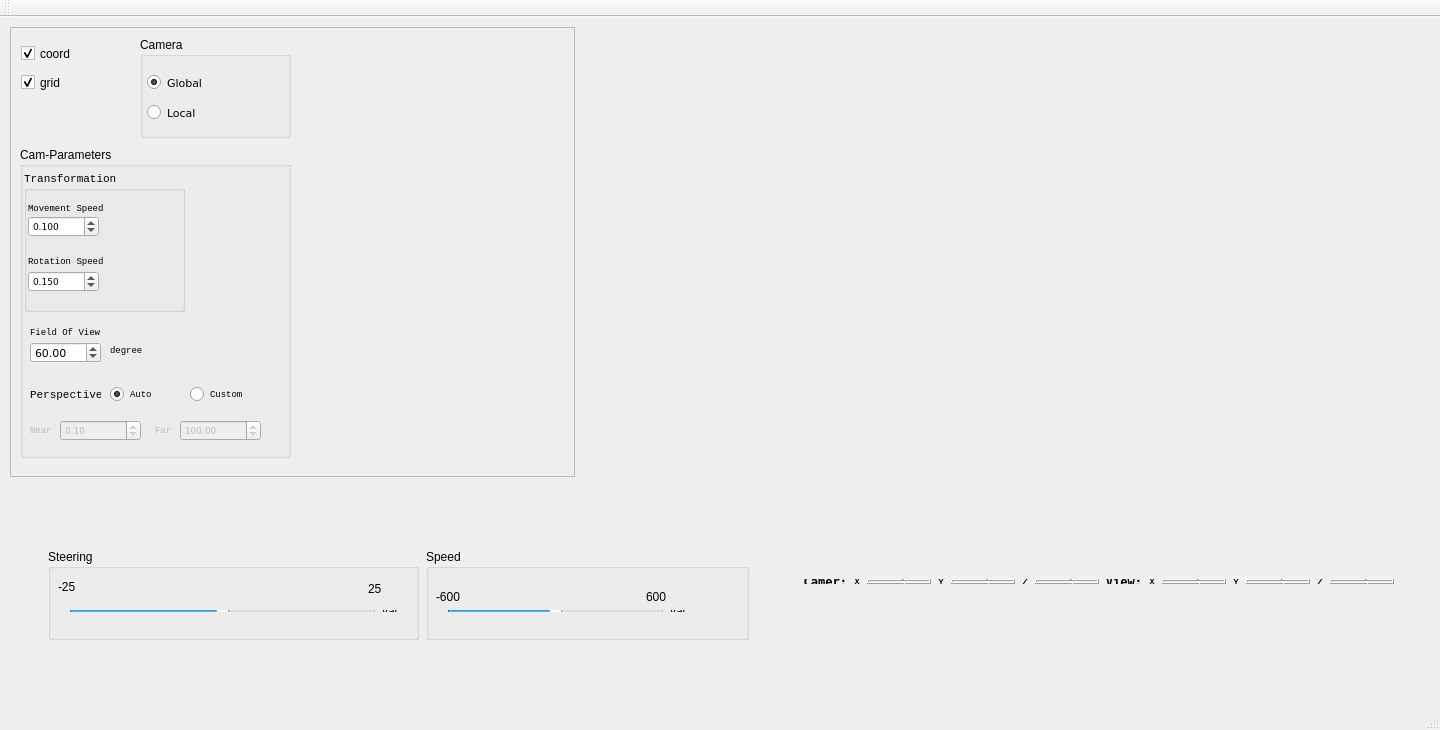
<?xml version="1.0" encoding="UTF-8"?>
<ui version="4.0">
 <class>win_mainliner</class>
 <widget class="QMainWindow" name="win_mainliner">
  <property name="enabled">
   <bool>true</bool>
  </property>
  <property name="geometry">
   <rect>
    <x>0</x>
    <y>0</y>
    <width>1440</width>
    <height>730</height>
   </rect>
  </property>
  <property name="minimumSize">
   <size>
    <width>1440</width>
    <height>730</height>
   </size>
  </property>
  <property name="maximumSize">
   <size>
    <width>16777215</width>
    <height>16777215</height>
   </size>
  </property>
  <property name="windowTitle">
   <string>win_mainliner</string>
  </property>
  <widget class="QWidget" name="centralWidget">
   <widget class="QWidget" name="Place_Tracker" native="true">
    <property name="enabled">
     <bool>true</bool>
    </property>
    <property name="geometry">
     <rect>
      <x>581</x>
      <y>10</y>
      <width>800</width>
      <height>500</height>
     </rect>
    </property>
    <property name="sizePolicy">
     <sizepolicy hsizetype="Fixed" vsizetype="Fixed">
      <horstretch>0</horstretch>
      <verstretch>0</verstretch>
     </sizepolicy>
    </property>
    <property name="minimumSize">
     <size>
      <width>800</width>
      <height>500</height>
     </size>
    </property>
    <property name="maximumSize">
     <size>
      <width>800</width>
      <height>500</height>
     </size>
    </property>
   </widget>
   <widget class="QFrame" name="frame_4">
    <property name="geometry">
     <rect>
      <x>10</x>
      <y>466</y>
      <width>1421</width>
      <height>200</height>
     </rect>
    </property>
    <property name="sizePolicy">
     <sizepolicy hsizetype="Preferred" vsizetype="Preferred">
      <horstretch>0</horstretch>
      <verstretch>0</verstretch>
     </sizepolicy>
    </property>
    <property name="minimumSize">
     <size>
      <width>1421</width>
      <height>101</height>
     </size>
    </property>
    <property name="maximumSize">
     <size>
      <width>16777215</width>
      <height>200</height>
     </size>
    </property>
    <property name="frameShape">
     <enum>QFrame::NoFrame</enum>
    </property>
    <property name="frameShadow">
     <enum>QFrame::Raised</enum>
    </property>
    <widget class="QWidget" name="layoutWidget_2">
     <property name="geometry">
      <rect>
       <x>10</x>
       <y>20</y>
       <width>1404</width>
       <height>171</height>
      </rect>
     </property>
     <layout class="QHBoxLayout" name="horizontalLayout_5">
      <item>
       <widget class="QFrame" name="frame_3">
        <property name="sizePolicy">
         <sizepolicy hsizetype="Fixed" vsizetype="Preferred">
          <horstretch>0</horstretch>
          <verstretch>0</verstretch>
         </sizepolicy>
        </property>
        <property name="minimumSize">
         <size>
          <width>741</width>
          <height>0</height>
         </size>
        </property>
        <property name="maximumSize">
         <size>
          <width>800</width>
          <height>16777215</height>
         </size>
        </property>
        <property name="frameShape">
         <enum>QFrame::NoFrame</enum>
        </property>
        <property name="frameShadow">
         <enum>QFrame::Raised</enum>
        </property>
        <widget class="QWidget" name="layoutWidget">
         <property name="geometry">
          <rect>
           <x>6</x>
           <y>15</y>
           <width>723</width>
           <height>131</height>
          </rect>
         </property>
         <layout class="QHBoxLayout" name="horizontalLayout_3">
          <item>
           <widget class="QGroupBox" name="groupBox_2">
            <property name="sizePolicy">
             <sizepolicy hsizetype="Fixed" vsizetype="Fixed">
              <horstretch>0</horstretch>
              <verstretch>0</verstretch>
             </sizepolicy>
            </property>
            <property name="minimumSize">
             <size>
              <width>371</width>
              <height>71</height>
             </size>
            </property>
            <property name="maximumSize">
             <size>
              <width>371</width>
              <height>91</height>
             </size>
            </property>
            <property name="title">
             <string>Steering</string>
            </property>
            <widget class="QLabel" name="label_11">
             <property name="geometry">
              <rect>
               <x>10</x>
               <y>30</y>
               <width>31</width>
               <height>16</height>
              </rect>
             </property>
             <property name="text">
              <string>-25</string>
             </property>
            </widget>
            <widget class="QLabel" name="label_12">
             <property name="geometry">
              <rect>
               <x>320</x>
               <y>30</y>
               <width>31</width>
               <height>20</height>
              </rect>
             </property>
             <property name="text">
              <string>25</string>
             </property>
            </widget>
            <widget class="QWidget" name="layoutWidget_4">
             <property name="geometry">
              <rect>
               <x>10</x>
               <y>50</y>
               <width>351</width>
               <height>24</height>
              </rect>
             </property>
             <layout class="QHBoxLayout" name="horizontalLayout_2">
              <item>
               <widget class="QSlider" name="steeringV">
                <property name="minimum">
                 <number>-25</number>
                </property>
                <property name="maximum">
                 <number>25</number>
                </property>
                <property name="orientation">
                 <enum>Qt::Horizontal</enum>
                </property>
               </widget>
              </item>
              <item>
               <widget class="QLabel" name="steeringDis">
                <property name="maximumSize">
                 <size>
                  <width>25</width>
                  <height>16777215</height>
                 </size>
                </property>
                <property name="text">
                 <string>val</string>
                </property>
               </widget>
              </item>
             </layout>
            </widget>
           </widget>
          </item>
          <item>
           <spacer name="horizontalSpacer">
            <property name="orientation">
             <enum>Qt::Horizontal</enum>
            </property>
            <property name="sizeType">
             <enum>QSizePolicy::Fixed</enum>
            </property>
            <property name="sizeHint" stdset="0">
             <size>
              <width>13</width>
              <height>20</height>
             </size>
            </property>
           </spacer>
          </item>
          <item>
           <widget class="QGroupBox" name="groupBox">
            <property name="minimumSize">
             <size>
              <width>323</width>
              <height>71</height>
             </size>
            </property>
            <property name="maximumSize">
             <size>
              <width>323</width>
              <height>91</height>
             </size>
            </property>
            <property name="title">
             <string>Speed</string>
            </property>
            <widget class="QLabel" name="label_13">
             <property name="geometry">
              <rect>
               <x>10</x>
               <y>40</y>
               <width>41</width>
               <height>16</height>
              </rect>
             </property>
             <property name="text">
              <string>-600</string>
             </property>
            </widget>
            <widget class="QLabel" name="label_14">
             <property name="geometry">
              <rect>
               <x>220</x>
               <y>40</y>
               <width>41</width>
               <height>16</height>
              </rect>
             </property>
             <property name="text">
              <string>600</string>
             </property>
            </widget>
            <widget class="QWidget" name="layoutWidget_5">
             <property name="geometry">
              <rect>
               <x>10</x>
               <y>50</y>
               <width>261</width>
               <height>24</height>
              </rect>
             </property>
             <layout class="QHBoxLayout" name="horizontalLayout">
              <item>
               <widget class="QSlider" name="speedV">
                <property name="minimum">
                 <number>-600</number>
                </property>
                <property name="maximum">
                 <number>600</number>
                </property>
                <property name="value">
                 <number>0</number>
                </property>
                <property name="orientation">
                 <enum>Qt::Horizontal</enum>
                </property>
               </widget>
              </item>
              <item>
               <widget class="QLabel" name="speedDis">
                <property name="text">
                 <string>val</string>
                </property>
               </widget>
              </item>
             </layout>
            </widget>
           </widget>
          </item>
         </layout>
        </widget>
       </widget>
      </item>
      <item>
       <spacer name="horizontalSpacer_2">
        <property name="orientation">
         <enum>Qt::Horizontal</enum>
        </property>
        <property name="sizeHint" stdset="0">
         <size>
          <width>18</width>
          <height>20</height>
         </size>
        </property>
       </spacer>
      </item>
      <item>
       <widget class="QFrame" name="frame_2">
        <property name="enabled">
         <bool>true</bool>
        </property>
        <property name="sizePolicy">
         <sizepolicy hsizetype="Fixed" vsizetype="Fixed">
          <horstretch>0</horstretch>
          <verstretch>0</verstretch>
         </sizepolicy>
        </property>
        <property name="minimumSize">
         <size>
          <width>631</width>
          <height>61</height>
         </size>
        </property>
        <property name="maximumSize">
         <size>
          <width>661</width>
          <height>81</height>
         </size>
        </property>
        <property name="frameShape">
         <enum>QFrame::NoFrame</enum>
        </property>
        <property name="frameShadow">
         <enum>QFrame::Raised</enum>
        </property>
        <widget class="QWidget" name="layoutWidget_6">
         <property name="geometry">
          <rect>
           <x>10</x>
           <y>20</y>
           <width>613</width>
           <height>27</height>
          </rect>
         </property>
         <layout class="QHBoxLayout" name="horizontalLayout_4">
          <item>
           <layout class="QHBoxLayout" name="CamPosLayout">
            <item>
             <widget class="QLabel" name="label_5">
              <property name="sizePolicy">
               <sizepolicy hsizetype="Preferred" vsizetype="Preferred">
                <horstretch>0</horstretch>
                <verstretch>0</verstretch>
               </sizepolicy>
              </property>
              <property name="font">
               <font>
                <family>DejaVu Sans Mono</family>
                <weight>75</weight>
                <bold>true</bold>
               </font>
              </property>
              <property name="text">
               <string>Camer:</string>
              </property>
              <property name="alignment">
               <set>Qt::AlignRight|Qt::AlignTrailing|Qt::AlignVCenter</set>
              </property>
             </widget>
            </item>
            <item>
             <widget class="QLabel" name="label_6">
              <property name="text">
               <string>X</string>
              </property>
              <property name="alignment">
               <set>Qt::AlignRight|Qt::AlignTrailing|Qt::AlignVCenter</set>
              </property>
             </widget>
            </item>
            <item>
             <widget class="QLCDNumber" name="lcdCamCoordX"/>
            </item>
            <item>
             <widget class="QLabel" name="label_7">
              <property name="text">
               <string>Y</string>
              </property>
              <property name="alignment">
               <set>Qt::AlignRight|Qt::AlignTrailing|Qt::AlignVCenter</set>
              </property>
             </widget>
            </item>
            <item>
             <widget class="QLCDNumber" name="lcdCamCoordY"/>
            </item>
            <item>
             <widget class="QLabel" name="label_8">
              <property name="text">
               <string>Z</string>
              </property>
              <property name="alignment">
               <set>Qt::AlignRight|Qt::AlignTrailing|Qt::AlignVCenter</set>
              </property>
             </widget>
            </item>
            <item>
             <widget class="QLCDNumber" name="lcdCamCoordZ">
              <property name="font">
               <font>
                <stylestrategy>PreferDefault</stylestrategy>
               </font>
              </property>
              <property name="value" stdset="0">
               <double>0.000000000000000</double>
              </property>
              <property name="intValue" stdset="0">
               <number>0</number>
              </property>
             </widget>
            </item>
           </layout>
          </item>
          <item>
           <layout class="QHBoxLayout" name="WorldToViewLayout">
            <item>
             <widget class="QLabel" name="label_4">
              <property name="font">
               <font>
                <family>DejaVu Sans Mono</family>
                <weight>75</weight>
                <bold>true</bold>
               </font>
              </property>
              <property name="text">
               <string>View:</string>
              </property>
              <property name="alignment">
               <set>Qt::AlignRight|Qt::AlignTrailing|Qt::AlignVCenter</set>
              </property>
             </widget>
            </item>
            <item>
             <widget class="QLabel" name="label_3">
              <property name="text">
               <string>X</string>
              </property>
              <property name="alignment">
               <set>Qt::AlignRight|Qt::AlignTrailing|Qt::AlignVCenter</set>
              </property>
             </widget>
            </item>
            <item>
             <widget class="QLCDNumber" name="lcdCamViewX"/>
            </item>
            <item>
             <widget class="QLabel" name="label_2">
              <property name="text">
               <string>Y</string>
              </property>
              <property name="alignment">
               <set>Qt::AlignRight|Qt::AlignTrailing|Qt::AlignVCenter</set>
              </property>
             </widget>
            </item>
            <item>
             <widget class="QLCDNumber" name="lcdCamViewY"/>
            </item>
            <item>
             <widget class="QLabel" name="label">
              <property name="layoutDirection">
               <enum>Qt::LeftToRight</enum>
              </property>
              <property name="text">
               <string>Z</string>
              </property>
              <property name="alignment">
               <set>Qt::AlignRight|Qt::AlignTrailing|Qt::AlignVCenter</set>
              </property>
             </widget>
            </item>
            <item>
             <widget class="QLCDNumber" name="lcdCamViewZ">
              <property name="font">
               <font>
                <stylestrategy>PreferDefault</stylestrategy>
               </font>
              </property>
              <property name="value" stdset="0">
               <double>0.000000000000000</double>
              </property>
              <property name="intValue" stdset="0">
               <number>0</number>
              </property>
             </widget>
            </item>
           </layout>
          </item>
         </layout>
        </widget>
       </widget>
      </item>
     </layout>
    </widget>
   </widget>
   <widget class="QFrame" name="frame">
    <property name="geometry">
     <rect>
      <x>10</x>
      <y>10</y>
      <width>565</width>
      <height>450</height>
     </rect>
    </property>
    <property name="sizePolicy">
     <sizepolicy hsizetype="Expanding" vsizetype="Expanding">
      <horstretch>0</horstretch>
      <verstretch>0</verstretch>
     </sizepolicy>
    </property>
    <property name="minimumSize">
     <size>
      <width>300</width>
      <height>450</height>
     </size>
    </property>
    <property name="maximumSize">
     <size>
      <width>16777215</width>
      <height>16777215</height>
     </size>
    </property>
    <property name="frameShape">
     <enum>QFrame::StyledPanel</enum>
    </property>
    <property name="frameShadow">
     <enum>QFrame::Raised</enum>
    </property>
    <widget class="QGroupBox" name="camInf">
     <property name="geometry">
      <rect>
       <x>10</x>
       <y>120</y>
       <width>271</width>
       <height>311</height>
      </rect>
     </property>
     <property name="title">
      <string>Cam-Parameters</string>
     </property>
     <widget class="QGroupBox" name="camTransformation">
      <property name="geometry">
       <rect>
        <x>4</x>
        <y>24</y>
        <width>161</width>
        <height>141</height>
       </rect>
      </property>
      <property name="font">
       <font>
        <family>Cousine</family>
        <pointsize>8</pointsize>
       </font>
      </property>
      <property name="title">
       <string>Transformation</string>
      </property>
      <widget class="QDoubleSpinBox" name="cam_rotation_speed">
       <property name="geometry">
        <rect>
         <x>4</x>
         <y>100</y>
         <width>71</width>
         <height>21</height>
        </rect>
       </property>
       <property name="font">
        <font>
         <family>DejaVu Sans</family>
         <pointsize>7</pointsize>
        </font>
       </property>
       <property name="decimals">
        <number>3</number>
       </property>
       <property name="maximum">
        <double>1.000000000000000</double>
       </property>
       <property name="singleStep">
        <double>0.001000000000000</double>
       </property>
       <property name="value">
        <double>0.150000000000000</double>
       </property>
      </widget>
      <widget class="QLabel" name="label_9">
       <property name="geometry">
        <rect>
         <x>4</x>
         <y>75</y>
         <width>76</width>
         <height>31</height>
        </rect>
       </property>
       <property name="font">
        <font>
         <family>Cousine</family>
         <pointsize>7</pointsize>
        </font>
       </property>
       <property name="text">
        <string>Rotation Speed</string>
       </property>
      </widget>
      <widget class="QLabel" name="label_10">
       <property name="geometry">
        <rect>
         <x>4</x>
         <y>22</y>
         <width>91</width>
         <height>31</height>
        </rect>
       </property>
       <property name="font">
        <font>
         <family>Cousine</family>
         <pointsize>7</pointsize>
        </font>
       </property>
       <property name="text">
        <string>Movement Speed</string>
       </property>
      </widget>
      <widget class="QDoubleSpinBox" name="cam_movement_speed">
       <property name="geometry">
        <rect>
         <x>4</x>
         <y>45</y>
         <width>71</width>
         <height>21</height>
        </rect>
       </property>
       <property name="font">
        <font>
         <family>DejaVu Sans</family>
         <pointsize>7</pointsize>
        </font>
       </property>
       <property name="wrapping">
        <bool>false</bool>
       </property>
       <property name="decimals">
        <number>3</number>
       </property>
       <property name="maximum">
        <double>1.000000000000000</double>
       </property>
       <property name="singleStep">
        <double>0.001000000000000</double>
       </property>
       <property name="value">
        <double>0.100000000000000</double>
       </property>
      </widget>
     </widget>
     <widget class="QLabel" name="label_15">
      <property name="geometry">
       <rect>
        <x>10</x>
        <y>175</y>
        <width>101</width>
        <height>21</height>
       </rect>
      </property>
      <property name="font">
       <font>
        <family>Cousine</family>
        <pointsize>7</pointsize>
       </font>
      </property>
      <property name="text">
       <string>Field Of View </string>
      </property>
     </widget>
     <widget class="QDoubleSpinBox" name="SpinBox_FieldOfView">
      <property name="geometry">
       <rect>
        <x>10</x>
        <y>195</y>
        <width>71</width>
        <height>21</height>
       </rect>
      </property>
      <property name="font">
       <font>
        <family>DejaVu Sans</family>
        <pointsize>8</pointsize>
       </font>
      </property>
      <property name="maximum">
       <double>179.990000000000009</double>
      </property>
      <property name="singleStep">
       <double>0.010000000000000</double>
      </property>
      <property name="value">
       <double>60.000000000000000</double>
      </property>
     </widget>
     <widget class="QLabel" name="label_16">
      <property name="geometry">
       <rect>
        <x>90</x>
        <y>193</y>
        <width>61</width>
        <height>20</height>
       </rect>
      </property>
      <property name="font">
       <font>
        <family>Cousine</family>
        <pointsize>7</pointsize>
       </font>
      </property>
      <property name="text">
       <string>degree</string>
      </property>
     </widget>
     <widget class="QLabel" name="label_perspective">
      <property name="geometry">
       <rect>
        <x>10</x>
        <y>240</y>
        <width>71</width>
        <height>16</height>
       </rect>
      </property>
      <property name="font">
       <font>
        <family>Cousine</family>
        <pointsize>8</pointsize>
       </font>
      </property>
      <property name="text">
       <string>Perspective</string>
      </property>
     </widget>
     <widget class="QRadioButton" name="radioButton">
      <property name="geometry">
       <rect>
        <x>90</x>
        <y>237</y>
        <width>71</width>
        <height>21</height>
       </rect>
      </property>
      <property name="font">
       <font>
        <family>Cousine</family>
        <pointsize>7</pointsize>
       </font>
      </property>
      <property name="text">
       <string>Auto</string>
      </property>
      <property name="checked">
       <bool>true</bool>
      </property>
     </widget>
     <widget class="QRadioButton" name="radioButton_2">
      <property name="geometry">
       <rect>
        <x>170</x>
        <y>237</y>
        <width>81</width>
        <height>21</height>
       </rect>
      </property>
      <property name="font">
       <font>
        <family>Cousine</family>
        <pointsize>7</pointsize>
       </font>
      </property>
      <property name="text">
       <string>Custom</string>
      </property>
     </widget>
     <widget class="QFrame" name="frame_perspective">
      <property name="enabled">
       <bool>false</bool>
      </property>
      <property name="geometry">
       <rect>
        <x>0</x>
        <y>263</y>
        <width>261</width>
        <height>41</height>
       </rect>
      </property>
      <property name="frameShape">
       <enum>QFrame::NoFrame</enum>
      </property>
      <property name="frameShadow">
       <enum>QFrame::Raised</enum>
      </property>
      <widget class="QLabel" name="label_near">
       <property name="geometry">
        <rect>
         <x>10</x>
         <y>12</y>
         <width>21</width>
         <height>16</height>
        </rect>
       </property>
       <property name="font">
        <font>
         <family>Cousine</family>
         <pointsize>7</pointsize>
        </font>
       </property>
       <property name="text">
        <string>Near</string>
       </property>
      </widget>
      <widget class="QLabel" name="label_far">
       <property name="geometry">
        <rect>
         <x>135</x>
         <y>12</y>
         <width>21</width>
         <height>16</height>
        </rect>
       </property>
       <property name="font">
        <font>
         <family>Cousine</family>
         <pointsize>7</pointsize>
        </font>
       </property>
       <property name="text">
        <string>Far</string>
       </property>
      </widget>
      <widget class="QDoubleSpinBox" name="SpinBox_Near">
       <property name="geometry">
        <rect>
         <x>40</x>
         <y>10</y>
         <width>81</width>
         <height>21</height>
        </rect>
       </property>
       <property name="font">
        <font>
         <family>DejaVu Sans</family>
         <pointsize>7</pointsize>
        </font>
       </property>
       <property name="minimum">
        <double>0.010000000000000</double>
       </property>
       <property name="maximum">
        <double>1000.000000000000000</double>
       </property>
       <property name="value">
        <double>0.100000000000000</double>
       </property>
      </widget>
      <widget class="QDoubleSpinBox" name="SpinBox_Far">
       <property name="geometry">
        <rect>
         <x>160</x>
         <y>10</y>
         <width>81</width>
         <height>21</height>
        </rect>
       </property>
       <property name="font">
        <font>
         <family>DejaVu Sans</family>
         <pointsize>7</pointsize>
        </font>
       </property>
       <property name="minimum">
        <double>0.010000000000000</double>
       </property>
       <property name="maximum">
        <double>1000.000000000000000</double>
       </property>
       <property name="singleStep">
        <double>0.010000000000000</double>
       </property>
       <property name="value">
        <double>100.000000000000000</double>
       </property>
      </widget>
     </widget>
    </widget>
    <widget class="QGroupBox" name="groupBox_Camera">
     <property name="geometry">
      <rect>
       <x>130</x>
       <y>10</y>
       <width>151</width>
       <height>101</height>
      </rect>
     </property>
     <property name="title">
      <string>Camera</string>
     </property>
     <widget class="QRadioButton" name="radioButton_Global">
      <property name="geometry">
       <rect>
        <x>7</x>
        <y>30</y>
        <width>91</width>
        <height>31</height>
       </rect>
      </property>
      <property name="font">
       <font>
        <family>DejaVu Sans</family>
        <pointsize>8</pointsize>
       </font>
      </property>
      <property name="text">
       <string>Global</string>
      </property>
      <property name="checked">
       <bool>true</bool>
      </property>
     </widget>
     <widget class="QRadioButton" name="radioButton_Local">
      <property name="geometry">
       <rect>
        <x>7</x>
        <y>60</y>
        <width>81</width>
        <height>31</height>
       </rect>
      </property>
      <property name="font">
       <font>
        <family>DejaVu Sans</family>
        <pointsize>8</pointsize>
       </font>
      </property>
      <property name="text">
       <string>Local</string>
      </property>
     </widget>
    </widget>
    <widget class="QCheckBox" name="grid_check">
     <property name="geometry">
      <rect>
       <x>11</x>
       <y>40</y>
       <width>71</width>
       <height>31</height>
      </rect>
     </property>
     <property name="text">
      <string>grid</string>
     </property>
     <property name="checked">
      <bool>true</bool>
     </property>
    </widget>
    <widget class="QCheckBox" name="coord_check">
     <property name="geometry">
      <rect>
       <x>11</x>
       <y>11</y>
       <width>81</width>
       <height>31</height>
      </rect>
     </property>
     <property name="text">
      <string>coord</string>
     </property>
     <property name="checked">
      <bool>true</bool>
     </property>
    </widget>
   </widget>
  </widget>
  <widget class="QMenuBar" name="menuBar">
   <property name="geometry">
    <rect>
     <x>0</x>
     <y>0</y>
     <width>1440</width>
     <height>26</height>
    </rect>
   </property>
  </widget>
  <widget class="QToolBar" name="mainToolBar">
   <attribute name="toolBarArea">
    <enum>TopToolBarArea</enum>
   </attribute>
   <attribute name="toolBarBreak">
    <bool>false</bool>
   </attribute>
  </widget>
  <widget class="QStatusBar" name="statusBar"/>
 </widget>
 <layoutdefault spacing="6" margin="11"/>
 <resources/>
 <connections/>
</ui>
